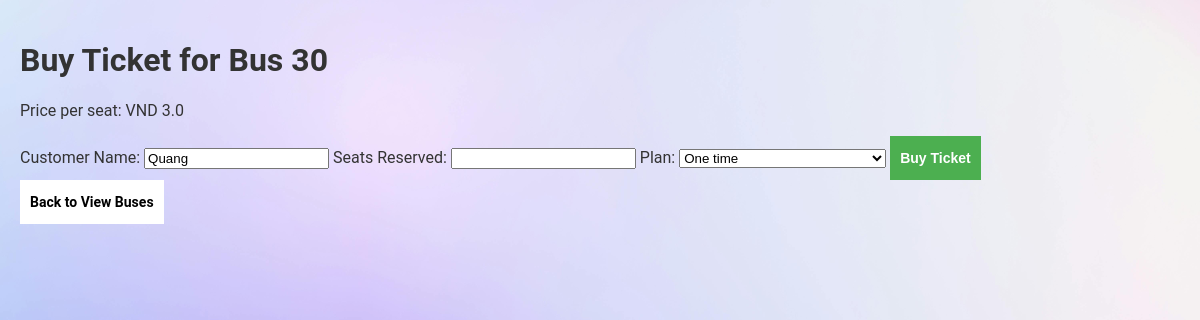
Before: /buy_ticket/6 (signed in) with the older database file.
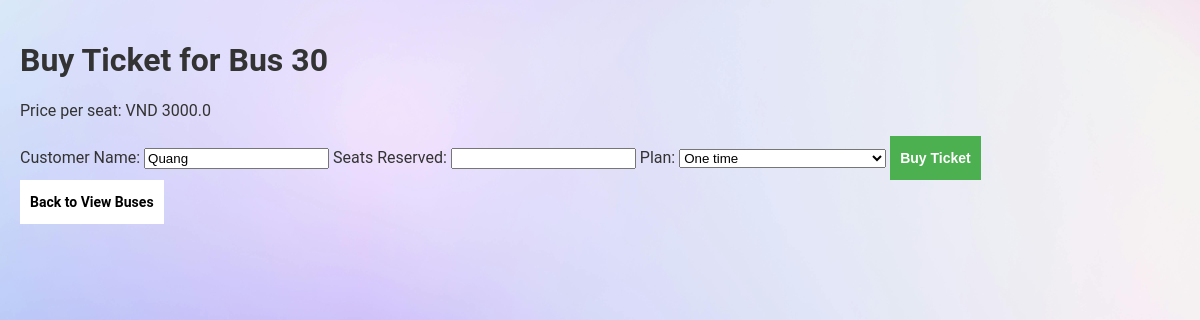
After: the same page with the newer database file.
### tables this page shows
CREATE TABLE buses (
            id INTEGER PRIMARY KEY,
            bus_number TEXT NOT NULL,
            route TEXT NOT NULL,
            total_seats INTEGER NOT NULL,
            available_seats INTEGER NOT NULL
        , time TEXT, price REAL DEFAULT 0.0);

### app.py (the view, shortened to what this page needs)
@app.route('/buy_ticket/<int:bus_id>', methods=['GET', 'POST'])
def buy_ticket(bus_id):
    user_id = session.get('user_id')
    if not user_id:
        flash('You need to log in to buy a ticket.')
        return redirect(url_for('login'))
    user = UserDAO.get_user_by_id(user_id)
    if user is None:
        flash('User not found.')
        return redirect(url_for('login'))
    bus = BusDAO.get_bus(bus_id)
    if bus is None:
        flash('Bus not found.')
        return redirect(url_for('view_buses_route'))
    return render_template('buy_ticket.html', bus=bus, user=user)

### app.py (called while the page is built)
@app.before_request
def load_routes_into_trie():
    buses = BusDAO.view_buses()
    for bus in buses:
        trie.insert(bus[2])

### databases/bus_dao.py (called while the page is built)
    @staticmethod
    def view_buses(sort_by=None, search_query=None):
        conn = sqlite3.connect('bus_reservation.db')
        cursor = conn.cursor()
        query = 'SELECT * FROM buses'
        params = []
        if search_query:
            query += ' WHERE route LIKE ?'
            params.append(f'%{search_query}%')
        if sort_by:
            query += f' ORDER BY {sort_by}'
        cursor.execute(query, params)
        buses = cursor.fetchall()
        conn.close()
        return buses

    @staticmethod
    def get_bus(bus_id):
        conn = sqlite3.connect('bus_reservation.db')
        cursor = conn.cursor()
        cursor.execute('SELECT * FROM buses WHERE id = ?', (bus_id,))
        bus = cursor.fetchone()
        conn.close()
        return bus

### databases/user_dao.py (called while the page is built)
    @staticmethod
    def get_user_by_id(user_id):
        conn = sqlite3.connect('bus_reservation.db')
        cursor = conn.cursor()
        cursor.execute('SELECT * FROM users WHERE id = ?', (user_id,))
        user = cursor.fetchone()
        conn.close()
        return user

### templates/buy_ticket.html (shortened to what this page needs)
<!DOCTYPE html>
<html lang="en">
<head>
    <link rel="stylesheet" type="text/css" href="{{ url_for('static', filename='styles.css') }}">
</head>
<body>
    <div class="container">
        <h1>Buy Ticket for Bus {{ bus[1] }}</h1>
        <p>Price per seat: VND {{ bus[6] }}</p>
        <form action="{{ url_for('buy_ticket', bus_id=bus[0]) }}" method="POST">
            <label for="customer_name">Customer Name:</label>
            <input type="text" id="customer_name" name="customer_name" value="{{ user[7] }}" required>
            <label for="seats_reserved">Seats Reserved:</label>
            <input type="number" id="seats_reserved" name="seats_reserved" required>
            <label for="plan">Plan:</label>
            <select id="plan" name="plan" required>
                <option value="one_time">One time</option>
            </select>
            <button type="submit" class="button2">Buy Ticket</button>
        </form>
        <a href="{{ url_for('view_buses_route') }}" class="buttonBack">Back to View Buses</a>
    </div>
</body>
</html>

Changed rows visible on the page:
changed buses: price "3.0" → "3000.0"
